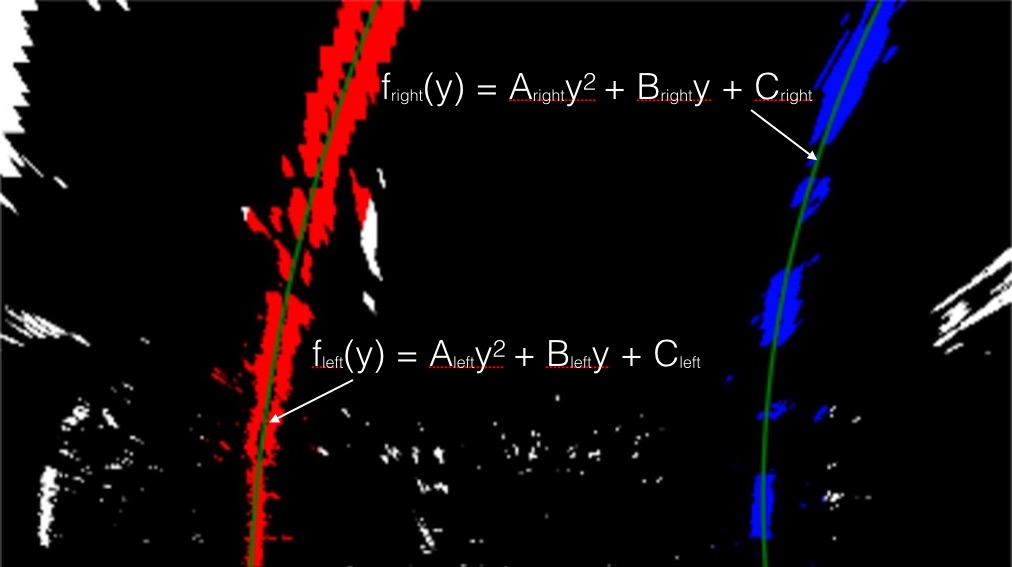
#> input picture examples/color_fit_lines.jpg, 1012 x 567 px; its folder holds only this picture in this run
$ python -i video_lane_detector.py   (imports and definitions only)   (older library calls are emulated)
#> lines starting #> are read from the running program, lines starting #| are printed output that depends on the picture; after the words box and inside, x2 and y2 are one past the last pixel; in counts of white or black regions, pixels touching at a corner belong together
### tracker.py
# -*- coding: utf-8 -*-
"""
Created on Wed Mar  1 18:15:11 2017

@author: admin
"""
import pickle
import cv2
import numpy as np
class tracker():

    def __init__(self, Mywindow_width, Mywindow_height, Mymargin, My_ym = 1, My_xm = 1, Mysmooth_factor = 15):
        # list of all the past centers| used for smoothing the output
        self.recent_centers = []
        # the window pixel width of the center values| used to count pixels inside center windows to determine curve values
        self.window_width = Mywindow_width
        # the window pixel height of the center values| used to count pixels inside center windows to determine curve values
        # breaks the image into vertical levels
        self.window_height = Mywindow_height

        # The pixel distance in both directions to slide (left_window + right_window) template for searching
        self.margin = Mymargin

        self.ym_per_pix = My_ym
        self.xm_per_pix = My_xm
        self.smooth_factor = Mysmooth_factor

    def find_window_centroids(self,warped):

        window_width = self.window_width
        window_height = self.window_height
        margin = self.margin

        window_centroids = []                # Store center data per level
        window = np.ones(window_width)      # template for Convolution

        # First find the two starting positions for the left and right lane by using np.sum to get the vertical image slice
        # and then np.convolve the vertical image slice with the window template

        # Sum quarter bottom of image to get slice, could use a different ratio
        l_sum = np.sum(warped[int(3*warped.shape[0]/4):,:int(warped.shape[1]/2)], axis=0)
        l_center = np.argmax(np.convolve(window,l_sum))-window_width/2
        r_sum = np.sum(warped[int(3*warped.shape[0]/4):,int(warped.shape[1]/2):], axis=0)
        r_center = np.argmax(np.convolve(window,r_sum))-window_width/2+int(warped.shape[1]/2)

        # Add what we found for the first layer
        window_centroids.append((l_center,r_center))

        # Go through each layer looking for max pixel locations
        for level in range(1,(int)(warped.shape[0]/window_height)):
            # convolve the window into the vertical slice of the image
            image_layer = np.sum(warped[int(warped.shape[0]-(level+1)*window_height):int(warped.shape[0]-level*window_height),:], axis=0)
            conv_signal = np.convolve(window, image_layer)
            # Find the best left centroid by using past left center as a reference
            # Use window_width/2 as offset because convolution signal reference is at right side of window, not center of window
            offset = window_width/2
            l_min_index = int(max(l_center+offset-margin,0))
            l_max_index = int(min(l_center+offset+margin,warped.shape[1]))
            if np.count_nonzero(conv_signal[l_min_index:l_max_index]) == 0:
                l_center = window_centroids[-1][0]
            else:
                l_center = np.argmax(conv_signal[l_min_index:l_max_index])+l_min_index-offset
            # Find the best right centroid by using past right center as a reference
            r_min_index = int(max(r_center+offset-margin,0))
            r_max_index = int(min(r_center+offset+margin,warped.shape[1]))
            if np.count_nonzero(conv_signal[r_min_index:r_max_index]) == 0:
                r_center = window_centroids[-1][1]
            else:
                r_center = np.argmax(conv_signal[r_min_index:r_max_index])+r_min_index-offset
            # Add what we found for that layer
            window_centroids.append((l_center,r_center))
        self.recent_centers.append(window_centroids)
        return np.average(self.recent_centers[-self.smooth_factor:], axis = 0)

class pTransform():
    def __init__(self, src_pts, dst_pts):
        self.src = src_pts
        self.dst = dst_pts
        self.M = cv2.getPerspectiveTransform(np.float32(self.src),np.float32(self.dst))
        self.Minv = cv2.getPerspectiveTransform(np.float32(self.dst),np.float32(self.src))

    def warped(self,img):
        M = self.M
        shape = (img.shape[1],img.shape[0])
        warped_img = cv2.warpPerspective(img,M,shape,flags=cv2.INTER_LINEAR)
        return warped_img

    def invWarped(self, img):
        Minv = self.Minv
        shape = (img.shape[1],img.shape[0])
        inv_warped_img = cv2.warpPerspective(img,Minv,shape,flags=cv2.INTER_LINEAR)
        return inv_warped_img

class Calibration():
    def __init__(self,pfile):
        dist_dir = pickle.load(open(pfile,'rb'))
        dist = dist_dir['dist']
        mtx = dist_dir['mtx']
        self.dist = dist
        self.mtx = mtx

    def undistort(self, img):
        undistort_img = cv2.undistort(img, self.mtx, self.dist, None, self.mtx)
        return undistort_img

# [4 lines left out: function window_mask, not called in this run]

### ImageFunctions.py
# -*- coding: utf-8 -*-
"""
Created on Wed Mar  1 16:04:46 2017

@author: admin
"""

import cv2
import numpy as np

def Color_thresholding(img, sthresh=(0,255), lthresh = (0,255)):
    HLS_image = cv2.cvtColor(img,cv2.COLOR_RGB2HLS)
    S_channel = HLS_image[:,:,2]
    s_binary_image = np.zeros_like(S_channel)
    s_binary_image[(S_channel >= sthresh[0]) & (S_channel <= sthresh[1])] = 1
    L_channel = HLS_image[:,:,1]
    l_binary_image = np.zeros_like(L_channel)
    l_binary_image[(L_channel >= lthresh[0]) & (L_channel <= lthresh[1])] = 1
    binary_image = np.zeros_like(l_binary_image)
    binary_image[(l_binary_image == 1) & (s_binary_image == 1)] = 1
    return binary_image

# [9 lines left out: function Sobel_mag_thresholding, not called in this run]

def Sobel_abs_thresholding(img, orient = 'x', kernel = 3, thresh = (0,255)):
    gray = cv2.cvtColor(img, cv2.COLOR_RGB2GRAY)
    if orient == 'x':
        sobel = cv2.Sobel(gray, cv2.CV_64F, 1, 0, ksize=kernel)
    elif orient == 'y':
        sobel = cv2.Sobel(gray, cv2.CV_64F, 0, 1, ksize=kernel)
    abs_sobel = np.absolute(sobel)
    scaled_sobel = np.uint8(255*abs_sobel/np.max(abs_sobel))
    binary_image = np.zeros_like(scaled_sobel)
    binary_image[(scaled_sobel >= thresh[0]) & (scaled_sobel <= thresh[1])] = 1
    return binary_image

def Sobel_dir_thresholding(img, kernel = 3, thresh=(0, np.pi/2)):
    gray = cv2.cvtColor(img, cv2.COLOR_RGB2GRAY)
    sobel_x = cv2.Sobel(gray, cv2.CV_64F, 1, 0, ksize=kernel)
    sobel_y = cv2.Sobel(gray, cv2.CV_64F, 0, 1, ksize = kernel)
    abs_sobel_x = np.absolute(sobel_x)
    abs_sobel_y = np.absolute(sobel_y)
    dir_sobel = np.arctan2(abs_sobel_y,abs_sobel_x)
    binary_image = np.zeros_like(dir_sobel)
    binary_image[(dir_sobel >= thresh[0]) & (dir_sobel <= thresh[1])] = 1
    return binary_image

### video_lane_detector.py
# -*- coding: utf-8 -*-
"""
Created on Thu Mar  2 13:16:49 2017

@author: admin
"""

from moviepy.editor import VideoFileClip
#from Ipython.display import HTML
import numpy as np
import cv2, os, pickle, glob
from tracker import tracker, window_mask, pTransform, Calibration
from ImageFunctions import Color_thresholding, Sobel_abs_thresholding, Sobel_dir_thresholding

# Set Directories
curfolder = os.getcwd()
calfolder = os.path.join(curfolder,'camera_cal')
outfolder = os.path.join(curfolder,'output_videos')
# [2 lines not run here, left out]

def process_image(img):
    pfile = os.path.join(calfolder,'image_distortion_matrices.p')
    calibMats = Calibration(pfile)

    # Undistort Image
    undistort_img = calibMats.undistort(img)

    # Thresholding
    color_binary = Color_thresholding(undistort_img,(100,255),(50,255))
    grad_x = Sobel_abs_thresholding(undistort_img,orient='x', kernel = 3, thresh=(40,255))
    dir_sobel = Sobel_dir_thresholding(undistort_img, kernel = 3, thresh=(0.7,1.3))
    combined_threshold = np.zeros_like(color_binary)
    combined_threshold[(grad_x == 1) & (dir_sobel == 1) | (color_binary == 1)] = 255

    # Perspective Projection
    ht,wd = combined_threshold.shape
    top_offset = 3
    bottom_offset = 22
    base_ratio = 0.63
    height_ratio = 0.32
    top_level_ratio = 0.65
    r = 0.18
    trap_top = int(top_level_ratio*ht)
    trap_height = int(height_ratio*ht)
    trap_bottom = trap_top + trap_height
    trap_base = int(base_ratio*wd)
    trap_top_length = int(trap_base*r)
    pt1 = [int(wd/2-trap_top_length/2)+top_offset, trap_top]
    pt2 = [int(wd/2+trap_top_length/2)+top_offset, trap_top]
    pt3 = [int(wd/2+trap_base/2)+bottom_offset, trap_bottom]
    pt4 = [int(wd/2-trap_base/2)+bottom_offset, trap_bottom]
    src_pts = [pt1,pt2,pt3,pt4]
    dst_pts = [[200,250],[1000,250],[1000,720],[200,720]]
    # Applying perspective transform
    perspective_transform = pTransform(src_pts,dst_pts)
    warped_thresh_img = perspective_transform.warped(combined_threshold)

    # Attempting sliding window search
    window_width = 50
    window_height = 80
    curve_centers = tracker(Mywindow_width=window_width,Mywindow_height= window_height,
                            Mymargin = 50, My_ym= 21/720, My_xm= 3.7/800,
                            Mysmooth_factor=15)
    window_centroids = curve_centers.find_window_centroids(warped_thresh_img)
    # Upon finding centroids, we try to fit polynomial curves
    if len(window_centroids) > 0:
        yvals = np.arange(0, warped_thresh_img.shape[0])
        res_yvals = np.arange(warped_thresh_img.shape[0]-window_height/2, 0, -window_height)
        leftx = window_centroids[:,0]
        rightx = window_centroids[:,1]
        left_fit = np.polyfit(res_yvals, leftx, 2)
        left_poly = np.poly1d(left_fit)
        left_fitx = np.int32(left_poly(yvals))
        right_fit = np.polyfit(res_yvals, rightx, 2)
        right_poly = np.poly1d(right_fit)
        right_fitx = np.int32(right_poly(yvals))
        # assigning lane points
        left_lane = np.array(list(zip(np.concatenate((left_fitx - window_width/2,left_fitx[::-1]+window_width/2), axis=0),
                                  np.concatenate((yvals,yvals[::-1]),axis=0))))
        right_lane = np.array(list(zip(np.concatenate((right_fitx - window_width/2,right_fitx[::-1]+window_width/2), axis=0),
                                       np.concatenate((yvals,yvals[::-1]),axis=0))))
        inner_lane = np.array(list(zip(np.concatenate((left_fitx + window_width/2,right_fitx[::-1]-window_width/2), axis=0),
                                       np.concatenate((yvals,yvals[::-1]),axis=0))))
        # Filling the lane points with colours
        road = np.zeros_like(img)
        cv2.fillPoly(road,np.int32([left_lane]),color=[255,0,0])
        cv2.fillPoly(road,np.int32([right_lane]),color=[0,0,255])
        cv2.fillPoly(road,np.int32([inner_lane]),color=[0,255,0])
        road_bkg = np.zeros_like(img)
        cv2.fillPoly(road_bkg,np.int32([left_lane]),color=[255,255,255])
        cv2.fillPoly(road_bkg,np.int32([right_lane]),color=[255,255,255])
        # Inverse warp image to fit to the actual image
        road_warped = perspective_transform.invWarped(road)
        road_warped_bkg = perspective_transform.invWarped(road_bkg)
        # This is done only to increase the colour intensity of the final image.
        base = cv2.addWeighted(img, 1.0, road_warped_bkg, -1.0, 0.0)
        result = cv2.addWeighted(base, 1.0, road_warped, 0.5, 0.0)

        # Calculate the radius of curvature
        res_yvals_ym = res_yvals*curve_centers.ym_per_pix
        leftx_xm = leftx*curve_centers.xm_per_pix
        rightx_xm = rightx*curve_centers.xm_per_pix
        curve_fit_left = np.polyfit(res_yvals_ym, leftx_xm,2)
        curve_fit_right = np.polyfit(res_yvals_ym, rightx_xm,2)
        ht_m = ht*curve_centers.ym_per_pix
        curve_radius_left = np.power(1+(2 * curve_fit_left[0] * ht_m + curve_fit_left[1])**2,3/2)/np.abs(2*curve_fit_left[0])
        curve_radius_right = np.power(1+(2 * curve_fit_right[0] * ht_m + curve_fit_right[1])**2,3/2)/np.abs(2*curve_fit_left[0])

        # Calculate the offset of the car on the road
        camera_center = (left_fitx[-1] + right_fit[-1])/2
        center_diff = (camera_center-warped_thresh_img.shape[1]/2)*curve_centers.xm_per_pix
        if center_diff <= 0:
            side_pos = 'right'
        else:
            side_pos = 'left'
        # Put the text on the resulting image
        cv2.putText(result, 'Radius of Curvature = '+str(round(curve_radius_left,3))+'(m) Left and '+str(round(curve_radius_right,3))+'(m) Right',
                    (50,50), cv2.FONT_HERSHEY_SIMPLEX, 1, (255,255,255), 2)
        cv2.putText(result, 'Vehicle is '+str(abs(round(center_diff,3)))+'m '+ side_pos +' of center',
                    (50,100), cv2.FONT_HERSHEY_SIMPLEX,1,(255,255,255),2)
    else:
        result = img

    return result

input_video = 'harder_challenge_video.mp4'
output_filename = input_video.split('.mp4')[0] + '_tracked.mp4'
output_video = os.path.join(outfolder,output_filename)

# [1 line that did not run here, left out]
# [1 line that did not run here, left out]
# [1 line not run here, left out]

>>> import cv2
>>> picture = cv2.imread('examples/color_fit_lines.jpg')
#> picture is the input picture: shape (567, 1012, 3); mean B, G, R 11.4, 8.2, 15.7
>>> result = process_image(picture)
#> (reads image_distortion_matrices.p from the repository)
#> in Color_thresholding, `HLS_image = cv2.cvtColor(img,cv2.COLOR_RGB2HLS)`: HLS_image: shape (567, 1012, 3); mean of channels 0, 1, 2 15.6, 11.5, 40
#> in process_image, `color_binary = Color_thresholding(undistort_img,(100,255),(50,255))`:
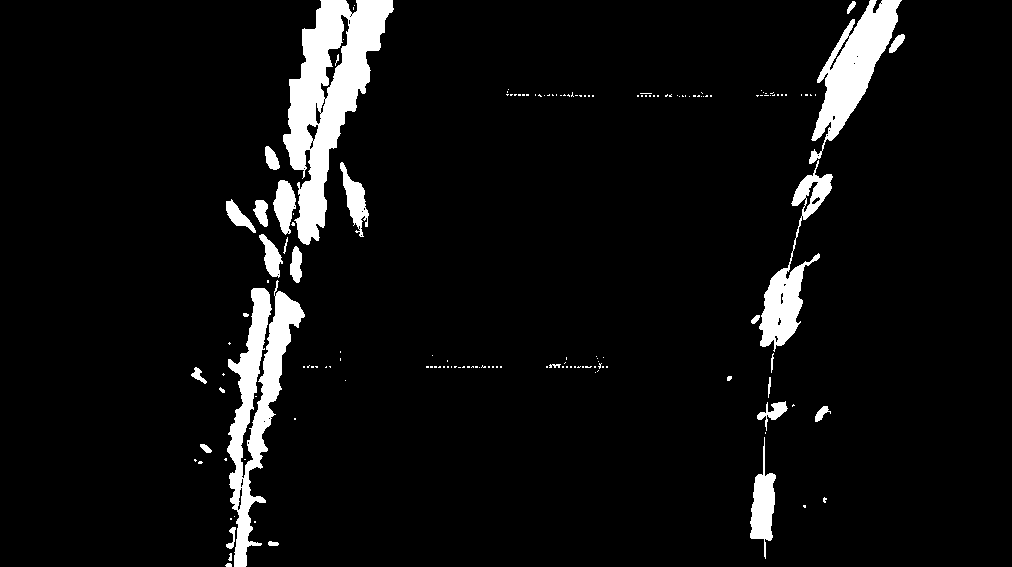
#> color_binary: shape (567, 1012); values 0 (black) and 1 (white), 6.1% white; 162 white regions (132 under 20 px), largest, box (x1, y1, x2, y2) and area: (283, 0, 394, 245) 11619, (227, 280, 305, 567) 7761, (809, 0, 902, 164) 5543
#> in process_image, `grad_x = Sobel_abs_thresholding(undistort_img,orient='x', kernel = 3, ..`: grad_x: shape (567, 1012); values 0 (black) and 1 (white), 2.5% white; 353 white regions (228 under 20 px), largest, box (x1, y1, x2, y2) and area: (352, 193, 379, 280) 754, (255, 379, 348, 425) 400, (751, 105, 820, 158) 383
#> in Sobel_dir_thresholding, `sobel_y = cv2.Sobel(gray, cv2.CV_64F, 0, 1, ksize = kernel)`:
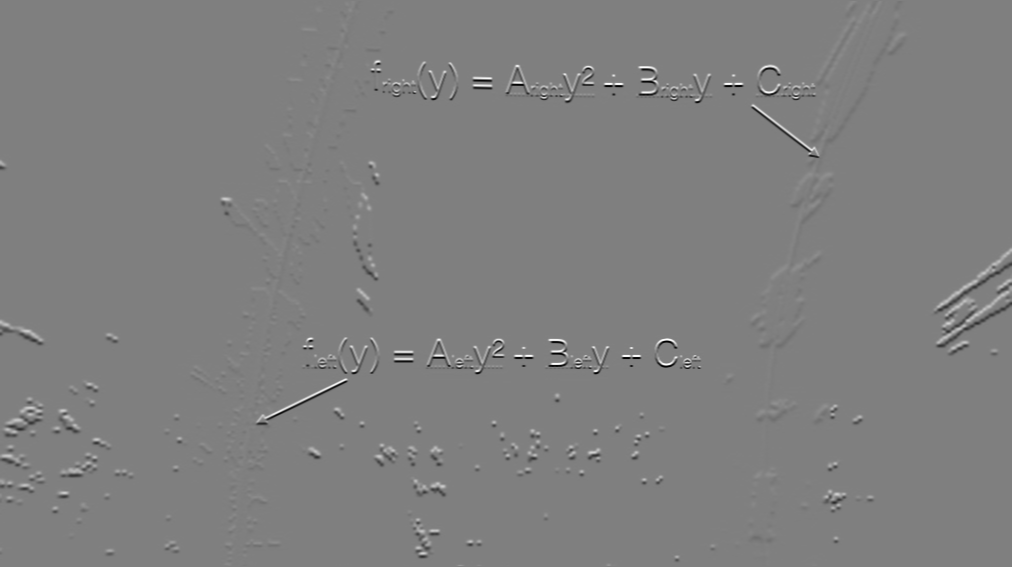
#> sobel_y: shape (567, 1012) float64; min -1019, max 1017, mean 0; drawn with min black and max white
#> in process_image, `dir_sobel = Sobel_dir_thresholding(undistort_img, kernel = 3, thresh=(..`:
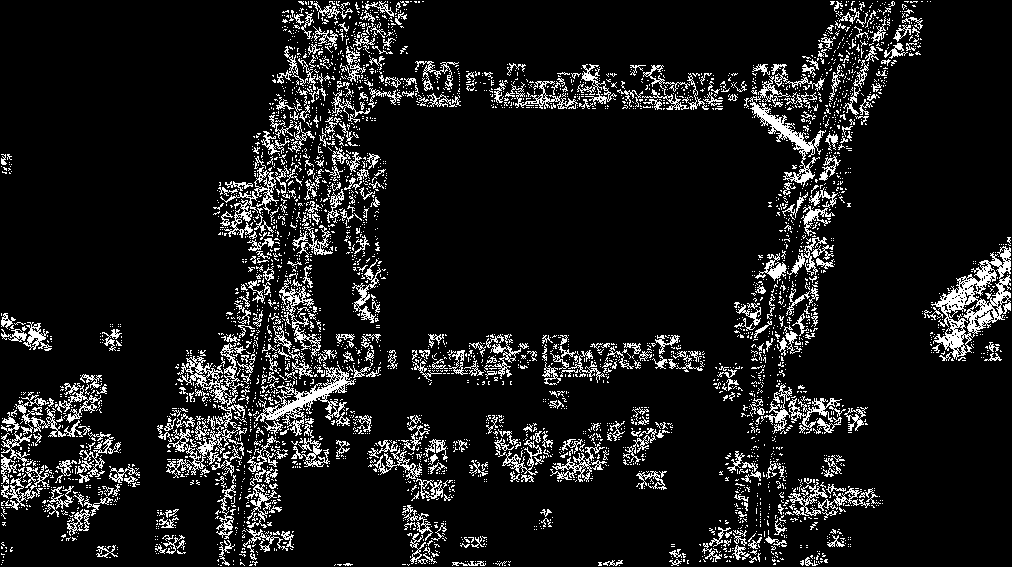
#> dir_sobel: shape (567, 1012) float64; values 0 (black) and 1 (white), 10.3% white in thin lines or dots
#> in process_image, `cv2.fillPoly(road,np.int32([right_lane]),color=[0,0,255])`:
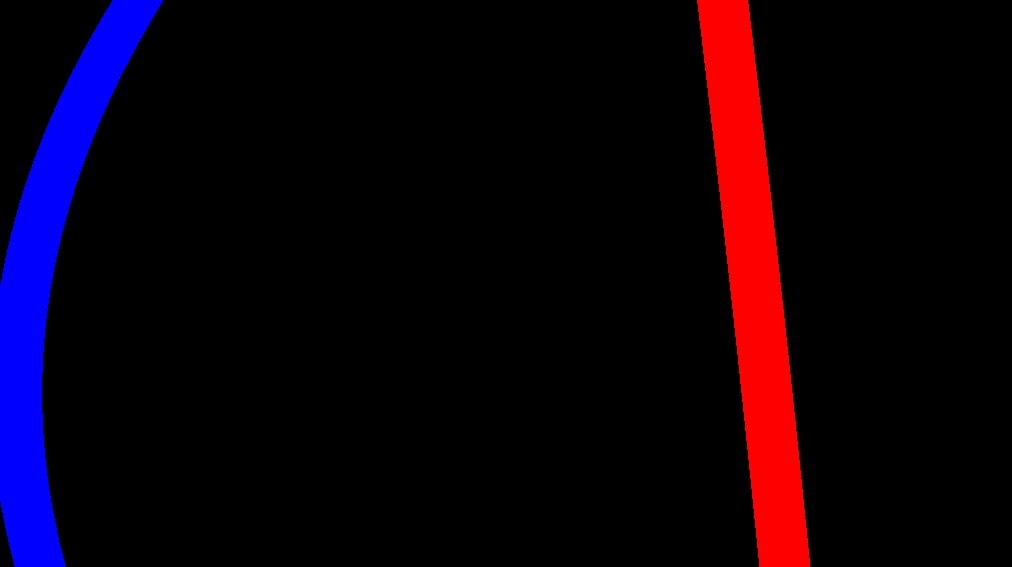
#> road: shape (567, 1012, 3); mean of channels 0, 1, 2 12.3, 0, 12.9; drawn as B, G, R
#> in process_image, `cv2.fillPoly(road,np.int32([inner_lane]),color=[0,255,0])`:
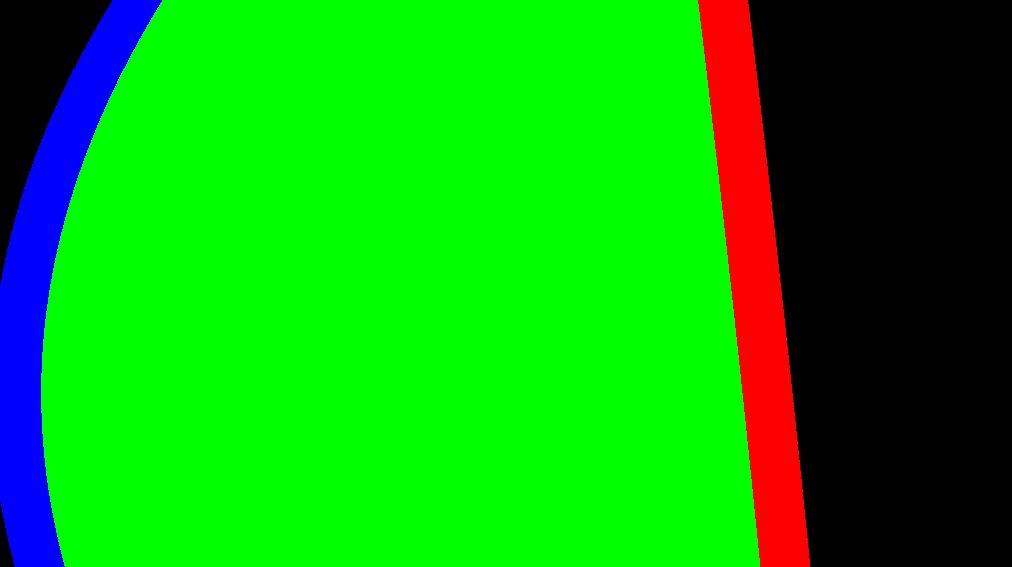
#> road: shape (567, 1012, 3); mean of channels 0, 1, 2 12, 165.9, 12.6; drawn as B, G, R
#> in process_image, `cv2.fillPoly(road_bkg,np.int32([left_lane]),color=[255,255,255])`: road_bkg: shape (567, 1012, 3); 4.8% white; 1 white region, box (x1, y1, x2, y2) and area: (0, 0, 163, 567) 27666
#> in process_image, `cv2.fillPoly(road_bkg,np.int32([right_lane]),color=[255,255,255])`:
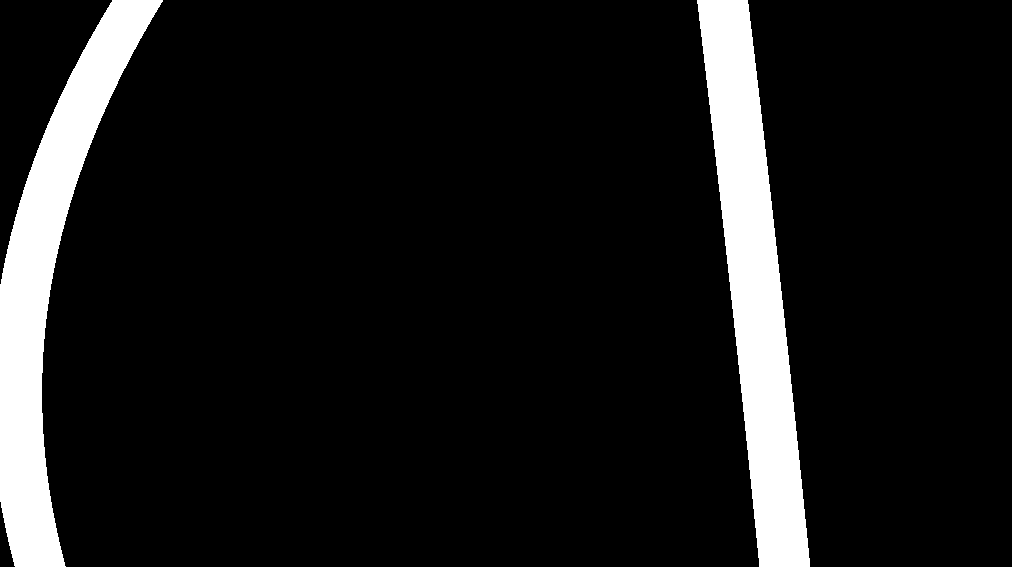
#> road_bkg: shape (567, 1012, 3); 9.9% white; 2 white regions, box (x1, y1, x2, y2) and area: (697, 0, 810, 567) 28917, (0, 0, 163, 567) 27666
#> in process_image, `cv2.putText(result, 'Vehicle is '+str(abs(round(center_diff,3)))+'m '+..`:
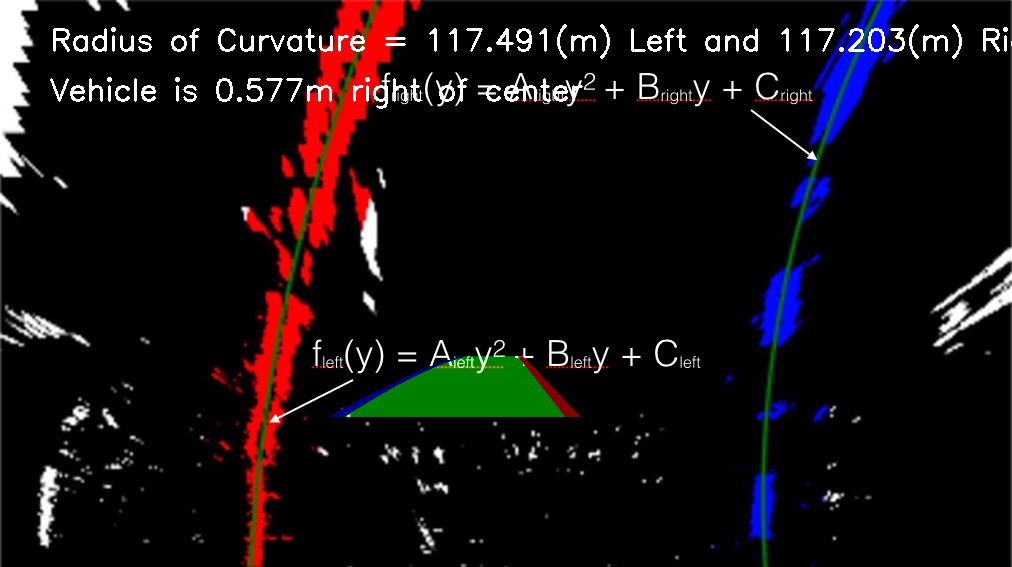
#> result: shape (567, 1012, 3); mean B, G, R 15.2, 13.8, 19.3
